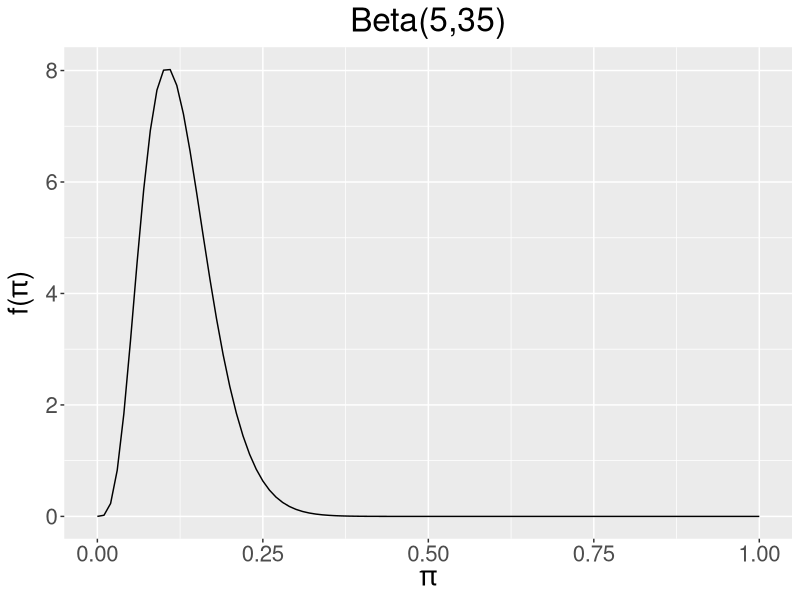

Here is the R script that generated this plot: (Note: this script raises an error after producing the figure.)
## ---- chunk 1
library(ggplot2)


plot_beta <- function(alpha, beta){
  ggplot(data = data.frame(x = c(0, 1)),
         aes(x)) +
    stat_function(fun = dbeta,
                  n = 101,
                  args = list(shape1 = alpha,
                              shape2=beta)) +
    labs(x = expression(pi), y =
           expression(paste("f(",pi,")")),
         title = paste0("Beta(", alpha, ",",beta, ")")) +
    theme(plot.title = element_text(hjust = 0.5))
  
}
## ---- chunk 2
plot_beta(5, 35) +
    theme(text = element_text(size=20)) 
## ---- chunk 3
## function written by Alicia A. Johnson
plot_beta_binomial <- function (alpha,
                                beta,
                                x = NULL,
                                n = NULL,
                                prior = TRUE,
                                likelihood = TRUE,
                                posterior = TRUE){
  if (is.null(x) | is.null(n))
    warning("To visualize the posterior,
            specify data x and n")
  
  g <- ggplot(NULL, aes(x = c(0, 1))) +
    labs(x = expression(pi),
         y = "density") +
    scale_fill_manual("",
                      values = c(prior = "gold1",
                                 `(scaled) likelihood` = "cyan2",
                                 posterior = "cyan4"),
                      breaks = c("prior",
                                 "(scaled) likelihood",
                                 "posterior"))
  if (prior == TRUE) {
    g <- g +
      stat_function(fun = dbeta,
                    args = list(shape1 = alpha,
                                shape2 = beta)) +
      stat_function(fun = dbeta,
                    args = list(shape1 = alpha,
                                shape2 = beta),
                    geom = "area",
                    alpha = 0.5,
                    aes(fill = "prior"))
  }
  
  if (!is.null(x) & !is.null(n)) {
    alpha_post <- alpha + x
    beta_post <- beta + n - x
    x_data <- x
    like_scaled <- function(x) {
      like_fun <- function(x) {
        dbinom(x = x_data, size = n, prob = x)
      }
      scale_c <- integrate(like_fun, lower = 0, upper = 1)[[1]]
      like_fun(x)/scale_c
    }
  }
  if (!is.null(x) & !is.null(n) & (likelihood != FALSE)) {
    g <- g +
      stat_function(fun = like_scaled) +
      stat_function(fun = like_scaled,
                    geom = "area",
                    alpha = 0.5,
                    aes(fill = "(scaled) likelihood"))
  }
  if (!is.null(x) & !is.null(n) & posterior == TRUE) {
    g <- g +
      stat_function(fun = dbeta,
                    args = list(shape1 = alpha_post,
                                shape2 = beta_post)) +
      stat_function(fun = dbeta,
                    args = list(shape1 = alpha_post,
                                shape2 = beta_post),
                    geom = "area", alpha = 0.5,
                    aes(fill = "posterior"))
  }
  g
} # end of function
## ---- chunk 4
plot_beta_binomial(alpha = 5, beta = 35,
                   x = 25, n = 50) +
      theme(text = element_text(size=20)) 

